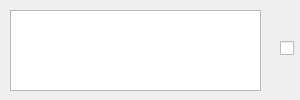
<?xml version="1.0" encoding="UTF-8"?>
<ui version="4.0">
 <class>TestEditorAnswer</class>
 <widget class="QWidget" name="TestEditorAnswer">
  <property name="geometry">
   <rect>
    <x>0</x>
    <y>0</y>
    <width>300</width>
    <height>100</height>
   </rect>
  </property>
  <property name="windowTitle">
   <string>Form</string>
  </property>
  <widget class="QPlainTextEdit" name="plainTextEdit">
   <property name="geometry">
    <rect>
     <x>10</x>
     <y>10</y>
     <width>251</width>
     <height>81</height>
    </rect>
   </property>
  </widget>
  <widget class="QCheckBox" name="checkBox">
   <property name="geometry">
    <rect>
     <x>280</x>
     <y>40</y>
     <width>70</width>
     <height>17</height>
    </rect>
   </property>
   <property name="text">
    <string/>
   </property>
  </widget>
 </widget>
 <resources/>
 <connections/>
</ui>
